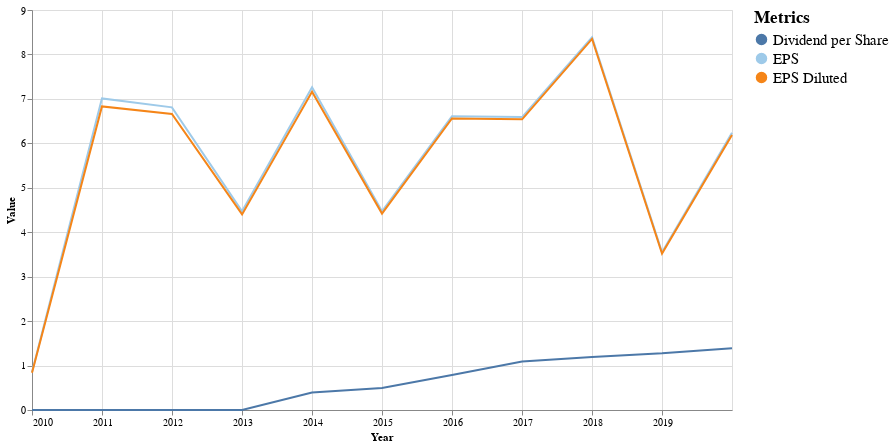

Notebook source saved alongside this figure:
### Markdown cell above
### EPS

### Code cell
#hide-input

make_multi_LineGraph(eps_g, False)

### Figure 1 — Vega-Lite specification as saved in the notebook (floating-point values rounded to 4 significant figures)
{"config": {"view": {"continuousWidth": 400, "continuousHeight": 300}}, "layer": [{"mark": "line", "encoding": {"color": {"type": "nominal", "field": "Metric", "legend": {"labelFontSize": 15, "title": "Metrics", "titleFontSize": 17}, "scale": {"scheme": "tableau20"}}, "x": {"type": "temporal", "field": "Year"}, "y": {"type": "quantitative", "field": "Value", "scale": {"type": "linear"}}}}, {"mark": {"type": "rule", "color": "#aaa"}, "encoding": {"x": {"type": "temporal", "field": "Year"}}, "transform": [{"filter": {"selection": "selector004"}}]}, {"mark": "circle", "encoding": {"color": {"type": "nominal", "field": "Metric", "legend": {"labelFontSize": 15, "title": "Metrics", "titleFontSize": 17}, "scale": {"scheme": "tableau20"}}, "opacity": {"condition": {"value": 1, "selection": "selector004"}, "value": 0}, "x": {"type": "temporal", "field": "Year"}, "y": {"type": "quantitative", "field": "Value", "scale": {"type": "linear"}}}, "selection": {"selector004": {"type": "multi", "fields": ["Metric"], "bind": "legend", "on": "mouseover", "nearest": true, "empty": "none"}}}, {"mark": {"type": "text", "align": "left", "dx": 5, "dy": -5, "stroke": "white", "strokeWidth": 2}, "encoding": {"color": {"type": "nominal", "field": "Metric", "legend": {"labelFontSize": 15, "title": "Metrics", "titleFontSize": 17}, "scale": {"scheme": "tableau20"}}, "text": {"type": "quantitative", "field": "Value"}, "x": {"type": "temporal", "field": "Year"}, "y": {"type": "quantitative", "field": "Value", "scale": {"type": "linear"}}}, "transform": [{"filter": {"selection": "selector004"}}]}, {"mark": {"type": "text", "align": "left", "dx": 5, "dy": -5}, "encoding": {"color": {"type": "nominal", "field": "Metric", "legend": {"labelFontSize": 15, "title": "Metrics", "titleFontSize": 17}, "scale": {"scheme": "tableau20"}}, "text": {"type": "quantitative", "field": "Value"}, "x": {"type": "temporal", "field": "Year"}, "y": {"type": "quantitative", "field": "Value", "scale": {"type": "linear"}}}, "transform": [{"filter": {"selection": "selector004"}}]}], "data": {"name": "data-83c92f2b25798a62aa8039fc68b576bc"}, "height": 400, "width": 700, "$schema": "https://vega.github.io/schema/vega-lite/v4.8.1.json", "datasets": {"data-83c92f2b25798a62aa8039fc68b576bc": [{"Year": "2019-12-31", "Metric": "EPS", "Value": 6.24}, {"Year": "2019-12-31", "Metric": "EPS Diluted", "Value": 6.19}, {"Year": "2019-12-31", "Metric": "Dividend per Share", "Value": 1.392}, {"Year": "2018-12-31", "Metric": "EPS", "Value": 3.55}, {"Year": "2018-12-31", "Metric": "EPS Diluted", "Value": 3.52}, {"Year": "2018-12-31", "Metric": "Dividend per Share", "Value": 1.274}, {"Year": "2017-12-31", "Metric": "EPS", "Value": 8.39}, {"Year": "2017-12-31", "Metric": "EPS Diluted", "Value": 8.35}, {"Year": "2017-12-31", "Metric": "Dividend per Share", "Value": 1.195}, {"Year": "2016-12-31", "Metric": "EPS", "Value": 6.59}, {"Year": "2016-12-31", "Metric": "EPS Diluted", "Value": 6.54}, {"Year": "2016-12-31", "Metric": "Dividend per Share", "Value": 1.093}, {"Year": "2015-12-31", "Metric": "EPS", "Value": 6.61}, {"Year": "2015-12-31", "Metric": "EPS Diluted", "Value": 6.56}, {"Year": "2015-12-31", "Metric": "Dividend per Share", "Value": 0.7884}, {"Year": "2014-12-31", "Metric": "EPS", "Value": 4.47}, {"Year": "2014-12-31", "Metric": "EPS Diluted", "Value": 4.42}, {"Year": "2014-12-31", "Metric": "Dividend per Share", "Value": 0.4971}, {"Year": "2013-12-31", "Metric": "EPS", "Value": 7.26}, {"Year": "2013-12-31", "Metric": "EPS Diluted", "Value": 7.16}, {"Year": "2013-12-31", "Metric": "Dividend per Share", "Value": 0.3947}, {"Year": "2012-12-31", "Metric": "EPS", "Value": 4.47}, {"Year": "2012-12-31", "Metric": "EPS Diluted", "Value": 4.4}, {"Year": "2012-12-31", "Metric": "Dividend per Share", "Value": 0.0}, {"Year": "2011-12-31", "Metric": "EPS", "Value": 6.81}, {"Year": "2011-12-31", "Metric": "EPS Diluted", "Value": 6.66}, {"Year": "2011-12-31", "Metric": "Dividend per Share", "Value": 0.0}, {"Year": "2010-12-31", "Metric": "EPS", "Value": 7.01}, {"Year": "2010-12-31", "Metric": "EPS Diluted", "Value": 6.83}, {"Year": "2010-12-31", "Metric": "Dividend per Share", "Value": 0.0}, {"Year": "2009-12-31", "Metric": "EPS", "Value": 0.848}, {"Year": "2009-12-31", "Metric": "EPS Diluted", "Value": 0.84}, {"Year": "2009-12-31", "Metric": "Dividend per Share", "Value": 0.0}]}}
